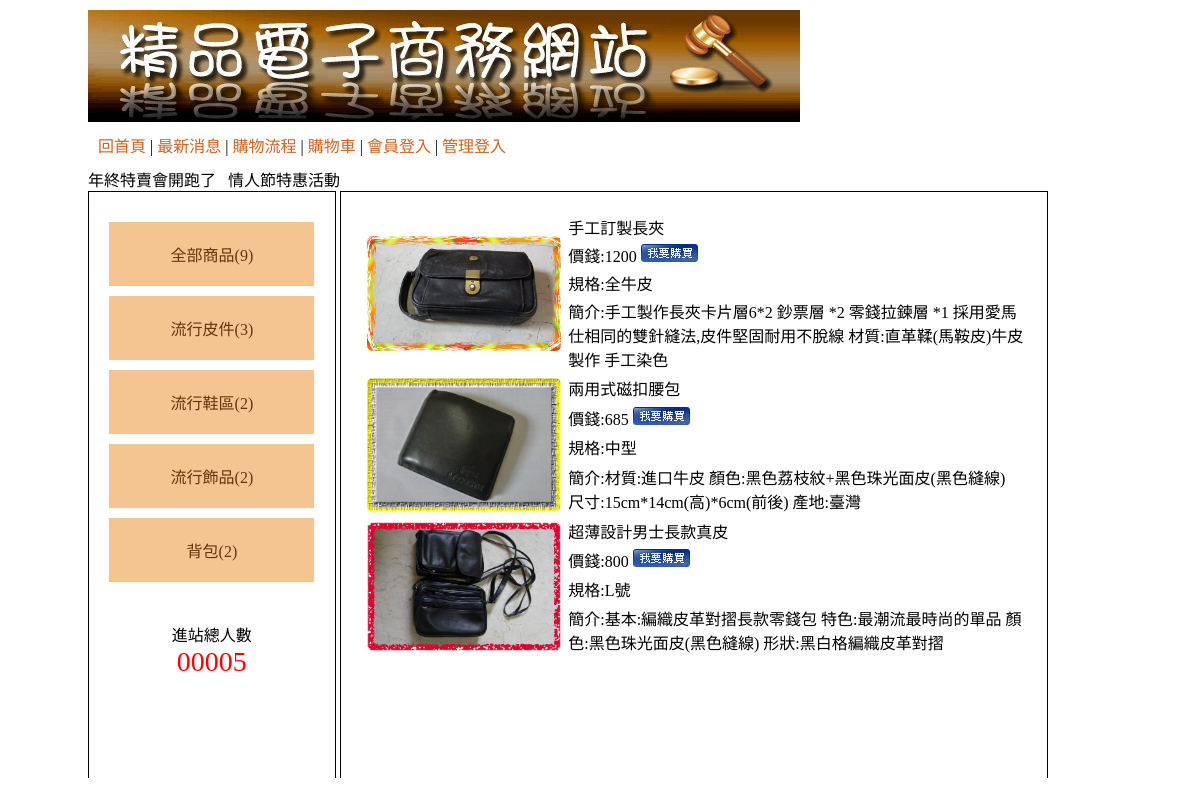
/?do=main&fa=1, run on the app's committed database.
### tables this page shows
CREATE TABLE `q4t4_class` (
  `id` int(10) UNSIGNED NOT NULL,
  `text` text NOT NULL,
  `parent` int(11) NOT NULL
);

CREATE TABLE `q4t5_product` (
  `id` int(10) UNSIGNED NOT NULL,
  `fa` int(11) NOT NULL,
  `son` int(11) NOT NULL,
  `title` text NOT NULL,
  `price` int(11) NOT NULL,
  `spec` text NOT NULL,
  `num` int(11) NOT NULL,
  `img` text NOT NULL,
  `text` text NOT NULL,
  `dpy` int(11) NOT NULL
);

### sql.php (called while the page is built, shortened)
<?php
$db = new PDO("mysql:host=127.0.0.1;dbname=b17300_db;charset=utf8", "b17300user", "b17300pwd", null);
function select($tb, $wh)
{
  global $db;
  return $db->query("SELECT * FROM " . $tb . " WHERE " . $wh)->fetchAll();
}
?>

### index.php (the view, shortened to what this page needs)
<?php
include "sql.php";
$main=(empty($_GET['do']))?"main":$_GET['do'];
?>
<!DOCTYPE html PUBLIC "-//W3C//DTD XHTML 1.0 Transitional//EN" "http://www.w3.org/TR/xhtml1/DTD/xhtml1-transitional.dtd">
<html xmlns="http://www.w3.org/1999/xhtml"><head><meta http-equiv="Content-Type" content="text/html; charset=UTF-8">
<link href="./home_files/css.css" rel="stylesheet" type="text/css">
</head>
<body>
<div id="main" style="width: 1024px;height: 768px;overflow: scroll;padding: 0;margin: 10px auto;border: 0;">
    	<div id="top">
        	<a href="?">
            	<img src="./home_files/0416.jpg">
            </a>
                        <div style="padding:10px;">
                <a href="?">回首頁</a> |
                <a href="?do=news">最新消息</a> |
                <a href="?do=look">購物流程</a> |
                <a href="?do=buycart">購物車</a> |
                <?=(empty($_SESSION['user']))?'<a href="?do=login">會員登入</a> |':'<a href="api.php?do=logout">會員登出</a> |'?>
                                <a href="admin.php">管理登入</a>
           </div>
           <marquee behavior="" direction="">年終特賣會開跑了 &nbsp; 情人節特惠活動</marquee>
        </div>
        <div id="left" class="ct">
                <div style="min-height:400px;">
                <?php
$num=count(select("q4t5_product",1));
echo '<a href="index.php">全部商品('.$num.')</a>';
$re=select("q4t4_class","parent=0");
foreach ($re as $ro) {
        $num=count(select("q4t5_product","fa=".$ro['id']));
        echo '<a onmouseover="show('.$ro['id'].')" href="?do=main&fa='.$ro['id'].'">'.$ro['text'].'('.$num.')</a>';
}
?>
        	            </div>
                        <span>
            	<div>進站總人數</div>
                <div style="color:#f00; font-size:28px;">
                	00005                </div>
            </span>
                    </div>
                <div id="right"><?php include $main.".php";?>
        	        </div>
    </div>
</body></html>

### main.php (shortened to what this page needs)
<table>
<?php
$who="";
if(!empty($_GET['fa'])) $who.=" and fa=".$_GET['fa'];
$re=select("q4t5_product","dpy=1".$who);
foreach ($re as $ro) {
?>
    <tr>
        <td rowspan=4><a href="?do=info&id=<?=$ro['id']?>"><img src="upload/<?=$ro['img']?>" width="200"></a></td>
        <td><?=$ro['title']?></td>
    </tr>
    <tr>
        <td>價錢:<?=$ro['price']?> <a href="?do=info&id=<?=$ro['id']?>"><img src="img/0402.jpg" alt=""></a></td>
    </tr>
    <tr>
        <td>規格:<?=$ro['spec']?></td>
    </tr>
    <tr>
        <td>簡介:<?=$ro['text']?></td>
    </tr>
<?php
}
?>
</table>

### home_files/css.css (style rules this page uses)
body { font-family:"微軟正黑體"; }
#main { width:1034px; padding:10px; margin:20px auto 20px auto; border:#000 solid 1px; min-height:768px; }
#top a { color:#CE631C; text-decoration:none; }
#left { display:inline-block; width:20%; padding:2%; min-height:550px; vertical-align:top; border:#000 1px solid; }
#left a { display:block; padding:20px 5px 20px 5px; text-decoration:none; background:#F4C591; margin:10px auto 10px auto; color:#65350A; }
.ct { text-align:center; }
#right { display:inline-block; width:65%; padding:2%; min-height:550px; border:#000 1px solid; }

### data on the page
q4t4_class: text "流行皮件", num "3"
q4t4_class: text "流行鞋區", num "2"
q4t4_class: text "流行飾品", num "2"
q4t4_class: text "背包", num "2"
q4t5_product: img (picture), title "手工訂製長夾", price "1200", spec "全牛皮", text "手工製作長夾卡片層6*2 鈔票層 *2 零錢拉鍊層 *1 採用愛馬仕相同的雙針縫法,皮件堅固耐用不脫線 材質:直革鞣(馬鞍皮)牛皮製作 手工染色"
q4t5_product: img (picture), title "兩用式磁扣腰包", price "685", spec "中型", text "材質:進口牛皮 顏色:黑色荔枝紋+黑色珠光面皮(黑色縫線) 尺寸:15cm*14cm(高)*6cm(前後) 產地:臺灣"
q4t5_product: img (picture), title "超薄設計男士長款真皮", price "800", spec "L號", text "基本:編織皮革對摺長款零錢包 特色:最潮流最時尚的單品 顏色:黑色珠光面皮(黑色縫線) 形狀:黑白格編織皮革對摺"

### other printed values
$num "9"
